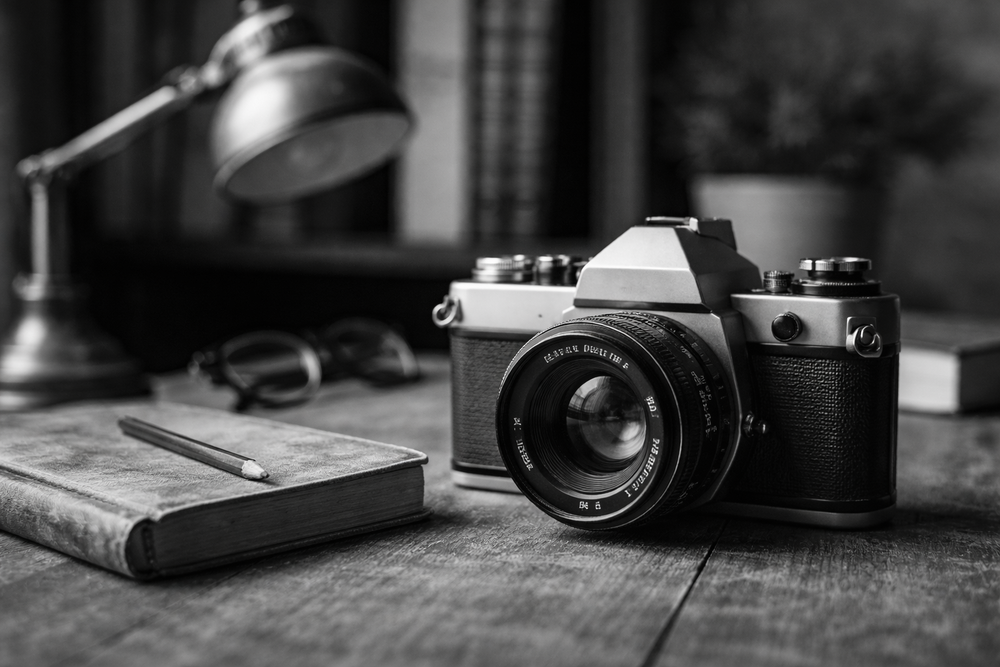
#> input picture input.png, 1000 x 667 px, shrunk from 1536 x 1024 before the run, found by its file name
$ python module2.py
#> lines starting #> are read from the running program, lines starting #| are printed output that depends on the picture; long printed decimals are rounded
#> in main, img_bgr is the input picture: shape (667, 1000, 3); mean B, G, R 68.4, 68.6, 68.8
# -*- coding: utf-8 -*-
"""Untitled5.ipynb

Automatically generated by Colab.

Original file is located at
    https://colab.research.google.com/drive/17tHS_CK4FezFWhp-LY0VAmb_4JP8Lveg
"""

import os
import numpy as np
import cv2
import matplotlib.pyplot as plt

def gaussian_kernel(k: int, sigma: float) -> np.ndarray:
    """Create a normalized kxk Gaussian kernel."""
    ax = np.arange(-(k // 2), k // 2 + 1)
    xx, yy = np.meshgrid(ax, ax)
    kernel = np.exp(-(xx**2 + yy**2) / (2 * sigma**2))
    kernel = kernel / np.sum(kernel)
    return kernel

def spatial_blur(img: np.ndarray, kernel: np.ndarray) -> np.ndarray:
    """
    Spatial-domain blur using convolution (filter2D).
    BORDER_CONSTANT makes the operation closer to FFT circular conv after padding choices.
    """
    out = cv2.filter2D(img, ddepth=-1, kernel=kernel, borderType=cv2.BORDER_CONSTANT)
    return out

def fourier_blur(img: np.ndarray, kernel: np.ndarray) -> np.ndarray:
    """
    Frequency-domain blur:
      1) pad kernel to image size
      2) ifftshift kernel so its center is at (0,0)
      3) multiply FFTs
      4) inverse FFT
    """
    M, N = img.shape
#> M = 667; N = 1000

    # Pad kernel to image size
    H = np.zeros((M, N), dtype=np.float64)
    kM, kN = kernel.shape
#> kM = 21; kN = 21
    H[:kM, :kN] = kernel
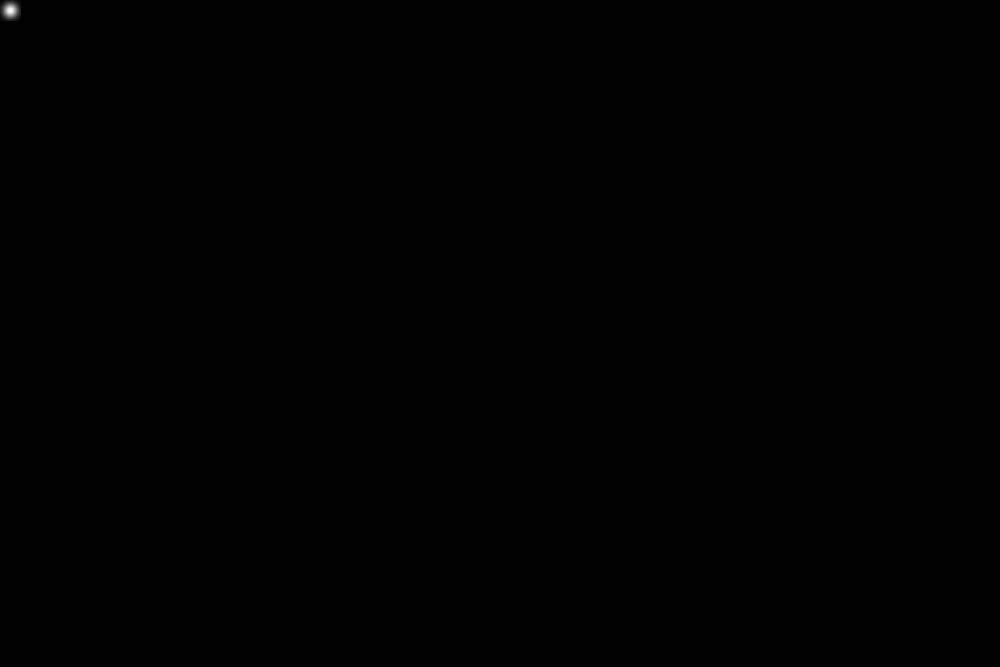
#> H: shape (667, 1000) float64; min 0, max 0.00684, mean 1.5e-06; drawn with min black and max white

    # Shift kernel center to (0,0) for correct frequency response
    H = np.fft.ifftshift(H)

    # FFTs
    F = np.fft.fft2(img)
    Hf = np.fft.fft2(H)

    # Multiply in frequency domain
    G = F * Hf

    # Inverse FFT back to spatial
    g = np.fft.ifft2(G)
    g = np.real(g)
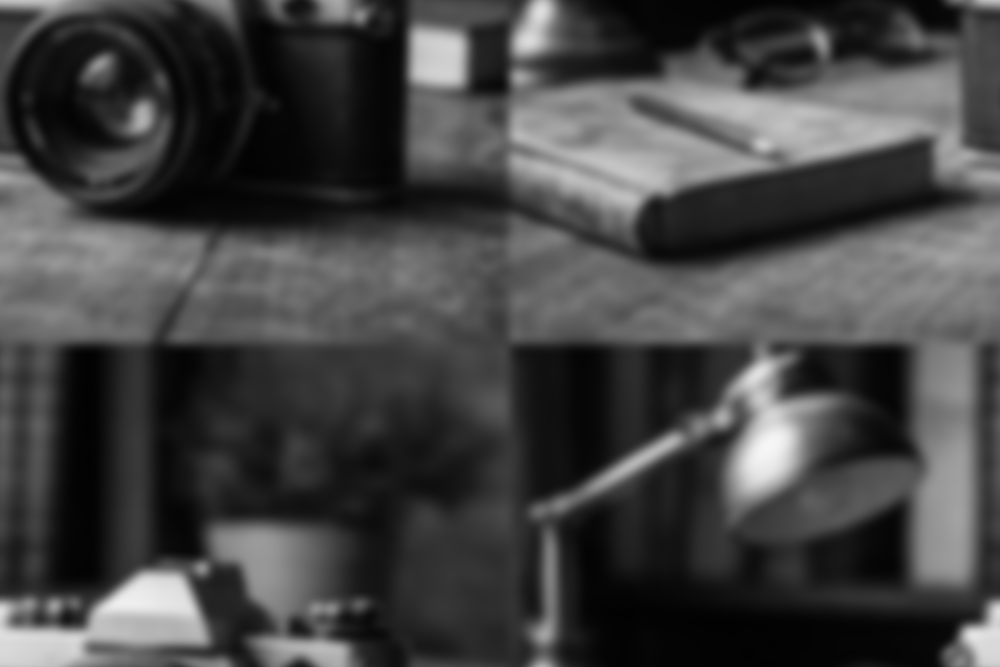
#> g: shape (667, 1000) float64; min 2.59, max 246.5, mean 68.6

    return g

def metrics(a: np.ndarray, b: np.ndarray) -> dict:
    """Compute error metrics between two images."""
    diff = a - b
    mae = float(np.mean(np.abs(diff)))
    mse = float(np.mean(diff**2))
    max_abs = float(np.max(np.abs(diff)))
    return {"MAE": mae, "MSE": mse, "MaxAbs": max_abs}

def main():
    # --------- Config ---------
    input_path = "/input.png"     # put your image here
    out_dir = "outputs"
    os.makedirs(out_dir, exist_ok=True)

    k = 21            # kernel size (odd)
    sigma = 5.0       # gaussian sigma
    # --------------------------

    # Load image as grayscale float64
    img_bgr = cv2.imread(input_path, cv2.IMREAD_COLOR)
    if img_bgr is None:
        raise FileNotFoundError(f"Could not read {input}. Put an image named input.jpg in repo root.")
    img = cv2.cvtColor(img_bgr, cv2.COLOR_BGR2GRAY).astype(np.float64)

    # Build kernel
    kernel = gaussian_kernel(k, sigma)

    # Spatial blur
    spatial = spatial_blur(img, kernel)

    # Fourier blur
    fft_blurred = fourier_blur(img, kernel)

    # IMPORTANT:
    # Spatial filtering with BORDER_CONSTANT is not identical to circular convolution.
    # To compare fairly, we focus on interior region where boundary effects are minimal.
    pad = k // 2
    interior_spatial = spatial[pad:-pad, pad:-pad]
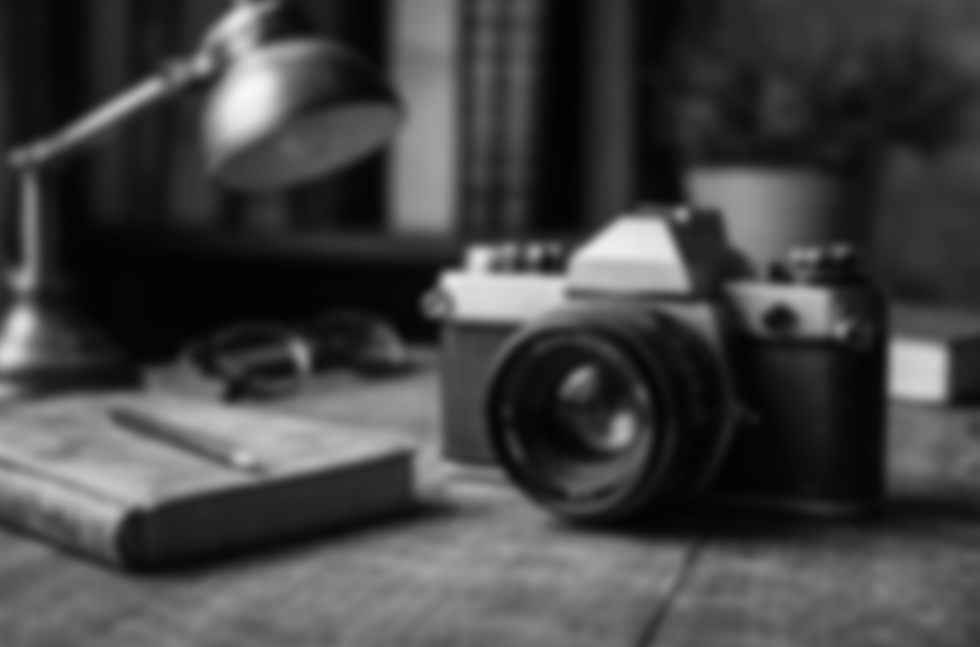
#> interior_spatial: shape (647, 980) float64; min 2.59, max 246.5, mean 68.5
    interior_fft = fft_blurred[pad:-pad, pad:-pad]
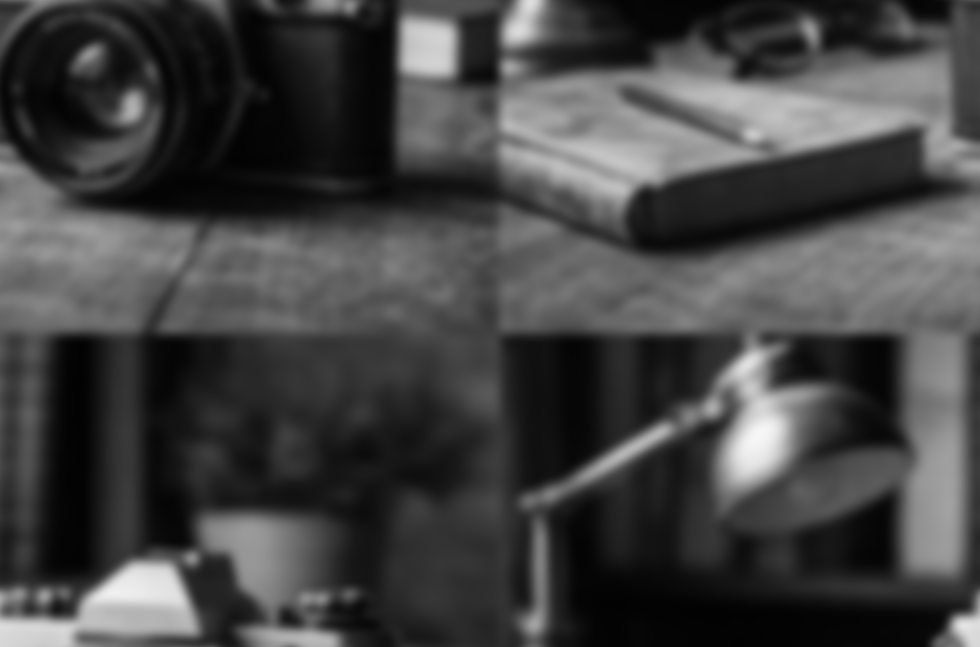
#> interior_fft: shape (647, 980) float64; min 2.59, max 246.5, mean 68.2

    # Metrics
    m_all = metrics(spatial, fft_blurred)
#> in metrics, `diff = a - b`:
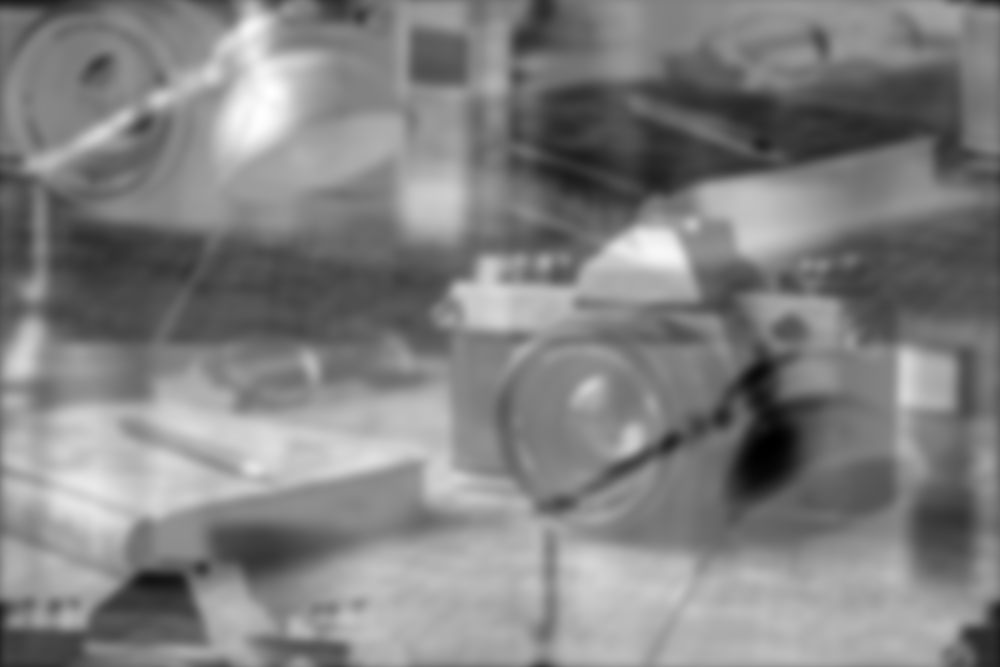
#> diff: shape (667, 1000) float64; min -240.2, max 231.4, mean -0.6; drawn with min black and max white
#> in metrics, `mae = float(np.mean(np.abs(diff)))`: mae = 63.75
#> in metrics, `mse = float(np.mean(diff**2))`: mse = 6213.2
#> in metrics, `max_abs = float(np.max(np.abs(diff)))`: max_abs = 240.2
#> m_all = {'MAE': 63.75, 'MSE': 6213.2, 'MaxAbs': 240.2}
    m_interior = metrics(interior_spatial, interior_fft)
#> in metrics (call 2), `diff = a - b`:
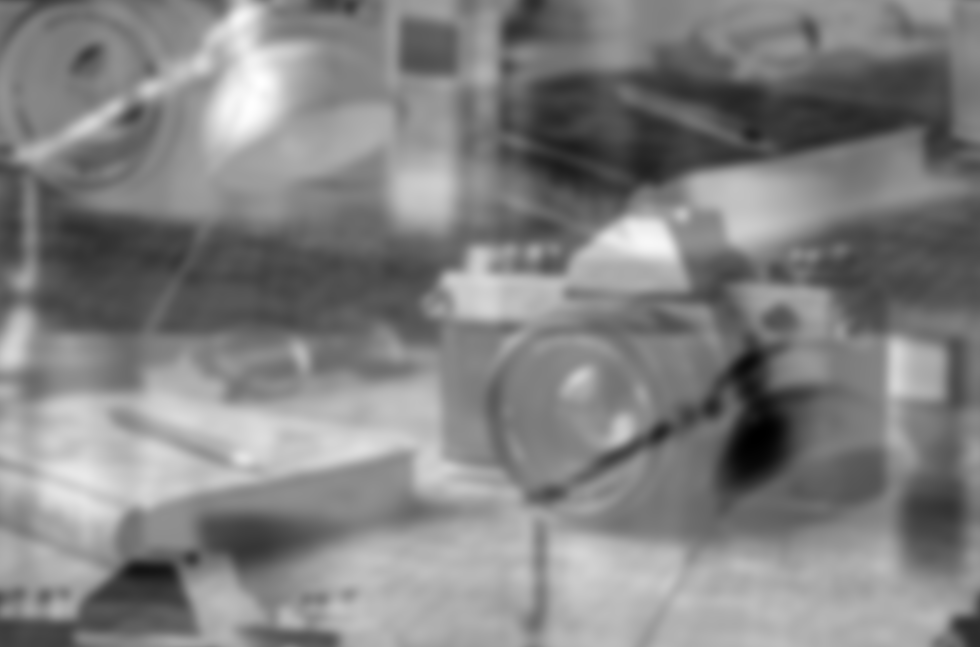
#> diff: shape (647, 980) float64; min -240.2, max 231.4, mean 0.3; drawn with min black and max white
#> in metrics (call 2), `mae = float(np.mean(np.abs(diff)))`: mae = 64.28
#> in metrics (call 2), `mse = float(np.mean(diff**2))`: mse = 6300.8
#> m_interior = {'MAE': 64.28, 'MSE': 6300.8, 'MaxAbs': 240.2}

    print("\n=== Error Metrics (Spatial vs Fourier) ===")
    print("Full image (includes boundary differences):", m_all)
#| Full image (includes boundary differences): {'MAE': 63.753, 'MSE': 6213.179, 'MaxAbs': 240.162}
    print("Interior region (recommended equivalence check):", m_interior)
#| Interior region (recommended equivalence check): {'MAE': 64.285, 'MSE': 6300.773, 'MaxAbs': 240.162}

    # Difference image (scaled for visualization)
    diff = spatial - fft_blurred
    diff_vis = np.abs(diff)
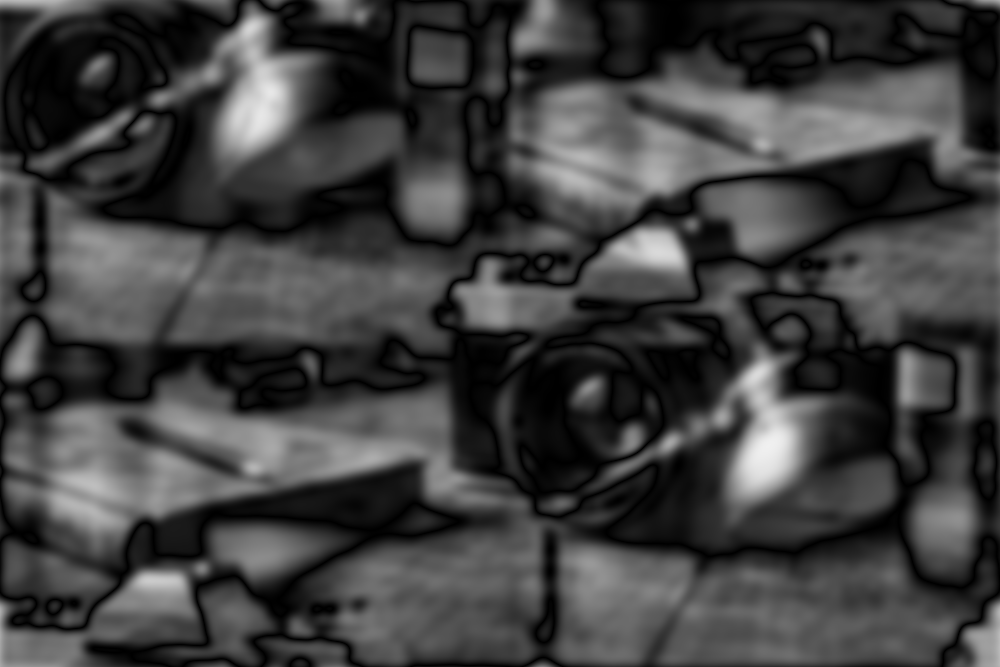
#> diff_vis: shape (667, 1000) float64; min 5.3e-05, max 240.2, mean 63.8
    diff_vis = diff_vis / (diff_vis.max() + 1e-12)

    # Save images
    def save_gray(path, arr):
#> called with path = 'outputs/01_original_gray.png'
        arr8 = np.clip(arr, 0, 255).astype(np.uint8)
        cv2.imwrite(path, arr8)

    save_gray(os.path.join(out_dir, "01_original_gray.png"), img)
    save_gray(os.path.join(out_dir, "02_spatial_blur.png"), spatial)
    save_gray(os.path.join(out_dir, "03_fourier_blur.png"), fft_blurred)
    save_gray(os.path.join(out_dir, "04_abs_diff.png"), diff_vis * 255.0)

    # Plot for demo + PDF
    plt.figure(figsize=(12, 8))
    plt.subplot(2, 2, 1); plt.imshow(img, cmap="gray"); plt.title("Original"); plt.axis("off")
    plt.subplot(2, 2, 2); plt.imshow(spatial, cmap="gray"); plt.title("Spatial Convolution Blur"); plt.axis("off")
    plt.subplot(2, 2, 3); plt.imshow(fft_blurred, cmap="gray"); plt.title("Fourier Multiplication Blur"); plt.axis("off")
    plt.subplot(2, 2, 4); plt.imshow(diff_vis, cmap="gray"); plt.title("Abs Difference (normalized)"); plt.axis("off")
    plt.tight_layout()

    fig_path = os.path.join(out_dir, "comparison_figure.png")
    plt.savefig(fig_path, dpi=200)
    plt.show()

    # Also save a short text summary for your PDF
    with open(os.path.join(out_dir, "metrics.txt"), "w") as f:
        f.write("=== Error Metrics (Spatial vs Fourier) ===\n")
        f.write(f"Kernel: Gaussian k={k}, sigma={sigma}\n\n")
        f.write("Full image (includes boundary differences):\n")
        f.write(str(m_all) + "\n\n")
        f.write("Interior region (recommended equivalence check):\n")
        f.write(str(m_interior) + "\n")

    print(f"\nSaved outputs to: {out_dir}/")
    print("Use outputs/comparison_figure.png and outputs/metrics.txt for your PDF.")

if __name__ == "__main__":
    main()
